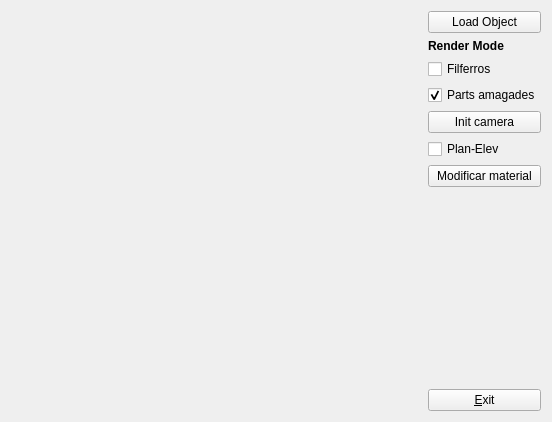
<?xml version="1.0" encoding="UTF-8"?>
<ui version="4.0">
 <class>Principal</class>
 <widget class="QWidget" name="Principal">
  <property name="geometry">
   <rect>
    <x>0</x>
    <y>0</y>
    <width>552</width>
    <height>420</height>
   </rect>
  </property>
  <property name="focusPolicy">
   <enum>Qt::NoFocus</enum>
  </property>
  <property name="windowTitle">
   <string>Principal</string>
  </property>
  <layout class="QGridLayout" name="gridLayout">
   <item row="0" column="0">
    <widget class="GLWidget" name="gLWidget">
     <property name="sizePolicy">
      <sizepolicy hsizetype="Expanding" vsizetype="Expanding">
       <horstretch>0</horstretch>
       <verstretch>0</verstretch>
      </sizepolicy>
     </property>
     <property name="minimumSize">
      <size>
       <width>400</width>
       <height>400</height>
      </size>
     </property>
     <property name="focusPolicy">
      <enum>Qt::StrongFocus</enum>
     </property>
    </widget>
   </item>
   <item row="0" column="1">
    <layout class="QVBoxLayout" name="verticalLayout">
     <item>
      <widget class="QPushButton" name="loadObjButton">
       <property name="sizePolicy">
        <sizepolicy hsizetype="Minimum" vsizetype="Fixed">
         <horstretch>0</horstretch>
         <verstretch>0</verstretch>
        </sizepolicy>
       </property>
       <property name="focusPolicy">
        <enum>Qt::NoFocus</enum>
       </property>
       <property name="text">
        <string>Load Object</string>
       </property>
      </widget>
     </item>
     <item>
      <widget class="QLabel" name="RenderModeLabel">
       <property name="font">
        <font>
         <pointsize>9</pointsize>
         <weight>75</weight>
         <bold>true</bold>
        </font>
       </property>
       <property name="text">
        <string>Render Mode</string>
       </property>
       <property name="textFormat">
        <enum>Qt::AutoText</enum>
       </property>
       <property name="margin">
        <number>0</number>
       </property>
      </widget>
     </item>
     <item>
      <widget class="QCheckBox" name="filferrosCheckBox">
       <property name="text">
        <string>Filferros</string>
       </property>
      </widget>
     </item>
     <item>
      <widget class="QCheckBox" name="checkBox">
       <property name="text">
        <string>Parts amagades</string>
       </property>
       <property name="checked">
        <bool>true</bool>
       </property>
      </widget>
     </item>
     <item>
      <widget class="QPushButton" name="setDefCamButton">
       <property name="sizePolicy">
        <sizepolicy hsizetype="Minimum" vsizetype="Fixed">
         <horstretch>0</horstretch>
         <verstretch>0</verstretch>
        </sizepolicy>
       </property>
       <property name="text">
        <string>Init camera</string>
       </property>
      </widget>
     </item>
     <item>
      <widget class="QCheckBox" name="planElevChBox">
       <property name="text">
        <string>Plan-Elev</string>
       </property>
      </widget>
     </item>
     <item>
      <widget class="QPushButton" name="modMaterial">
       <property name="text">
        <string>Modificar material</string>
       </property>
      </widget>
     </item>
     <item>
      <spacer name="verticalSpacer">
       <property name="orientation">
        <enum>Qt::Vertical</enum>
       </property>
       <property name="sizeHint" stdset="0">
        <size>
         <width>88</width>
         <height>228</height>
        </size>
       </property>
      </spacer>
     </item>
     <item>
      <widget class="QPushButton" name="exitButton">
       <property name="sizePolicy">
        <sizepolicy hsizetype="Minimum" vsizetype="Fixed">
         <horstretch>0</horstretch>
         <verstretch>0</verstretch>
        </sizepolicy>
       </property>
       <property name="focusPolicy">
        <enum>Qt::NoFocus</enum>
       </property>
       <property name="text">
        <string>&amp;Exit</string>
       </property>
      </widget>
     </item>
    </layout>
   </item>
  </layout>
 </widget>
 <layoutdefault spacing="6" margin="11"/>
 <customwidgets>
  <customwidget>
   <class>GLWidget</class>
   <extends>QWidget</extends>
   <header>glwidget.h</header>
  </customwidget>
 </customwidgets>
 <resources/>
 <connections>
  <connection>
   <sender>exitButton</sender>
   <signal>clicked()</signal>
   <receiver>Principal</receiver>
   <slot>close()</slot>
   <hints>
    <hint type="sourcelabel">
     <x>509</x>
     <y>409</y>
    </hint>
    <hint type="destinationlabel">
     <x>541</x>
     <y>306</y>
    </hint>
   </hints>
  </connection>
  <connection>
   <sender>loadObjButton</sender>
   <signal>clicked()</signal>
   <receiver>gLWidget</receiver>
   <slot>LoadObject()</slot>
   <hints>
    <hint type="sourcelabel">
     <x>541</x>
     <y>32</y>
    </hint>
    <hint type="destinationlabel">
     <x>372</x>
     <y>172</y>
    </hint>
   </hints>
  </connection>
  <connection>
   <sender>setDefCamButton</sender>
   <signal>clicked()</signal>
   <receiver>gLWidget</receiver>
   <slot>resetCamera()</slot>
   <hints>
    <hint type="sourcelabel">
     <x>541</x>
     <y>123</y>
    </hint>
    <hint type="destinationlabel">
     <x>379</x>
     <y>154</y>
    </hint>
   </hints>
  </connection>
  <connection>
   <sender>planElevChBox</sender>
   <signal>clicked()</signal>
   <receiver>gLWidget</receiver>
   <slot>setCameraOrtho()</slot>
   <hints>
    <hint type="sourcelabel">
     <x>541</x>
     <y>147</y>
    </hint>
    <hint type="destinationlabel">
     <x>329</x>
     <y>146</y>
    </hint>
   </hints>
  </connection>
  <connection>
   <sender>checkBox</sender>
   <signal>toggled(bool)</signal>
   <receiver>gLWidget</receiver>
   <slot>setPartsAmagades(bool)</slot>
   <hints>
    <hint type="sourcelabel">
     <x>541</x>
     <y>94</y>
    </hint>
    <hint type="destinationlabel">
     <x>285</x>
     <y>111</y>
    </hint>
   </hints>
  </connection>
  <connection>
   <sender>filferrosCheckBox</sender>
   <signal>toggled(bool)</signal>
   <receiver>gLWidget</receiver>
   <slot>setFilferros(bool)</slot>
   <hints>
    <hint type="sourcelabel">
     <x>450</x>
     <y>70</y>
    </hint>
    <hint type="destinationlabel">
     <x>358</x>
     <y>68</y>
    </hint>
   </hints>
  </connection>
  <connection>
   <sender>modMaterial</sender>
   <signal>clicked()</signal>
   <receiver>Principal</receiver>
   <slot>showMatDialog()</slot>
   <hints>
    <hint type="sourcelabel">
     <x>541</x>
     <y>179</y>
    </hint>
    <hint type="destinationlabel">
     <x>536</x>
     <y>268</y>
    </hint>
   </hints>
  </connection>
  <connection>
   <sender>gLWidget</sender>
   <signal>filferrosChanged(bool)</signal>
   <receiver>Principal</receiver>
   <slot>setFilferrosCheckBox(bool)</slot>
   <hints>
    <hint type="sourcelabel">
     <x>375</x>
     <y>221</y>
    </hint>
    <hint type="destinationlabel">
     <x>554</x>
     <y>217</y>
    </hint>
   </hints>
  </connection>
 </connections>
 <slots>
  <slot>showMatDialog()</slot>
  <slot>setFilferrosCheckBox(bool)</slot>
 </slots>
</ui>
